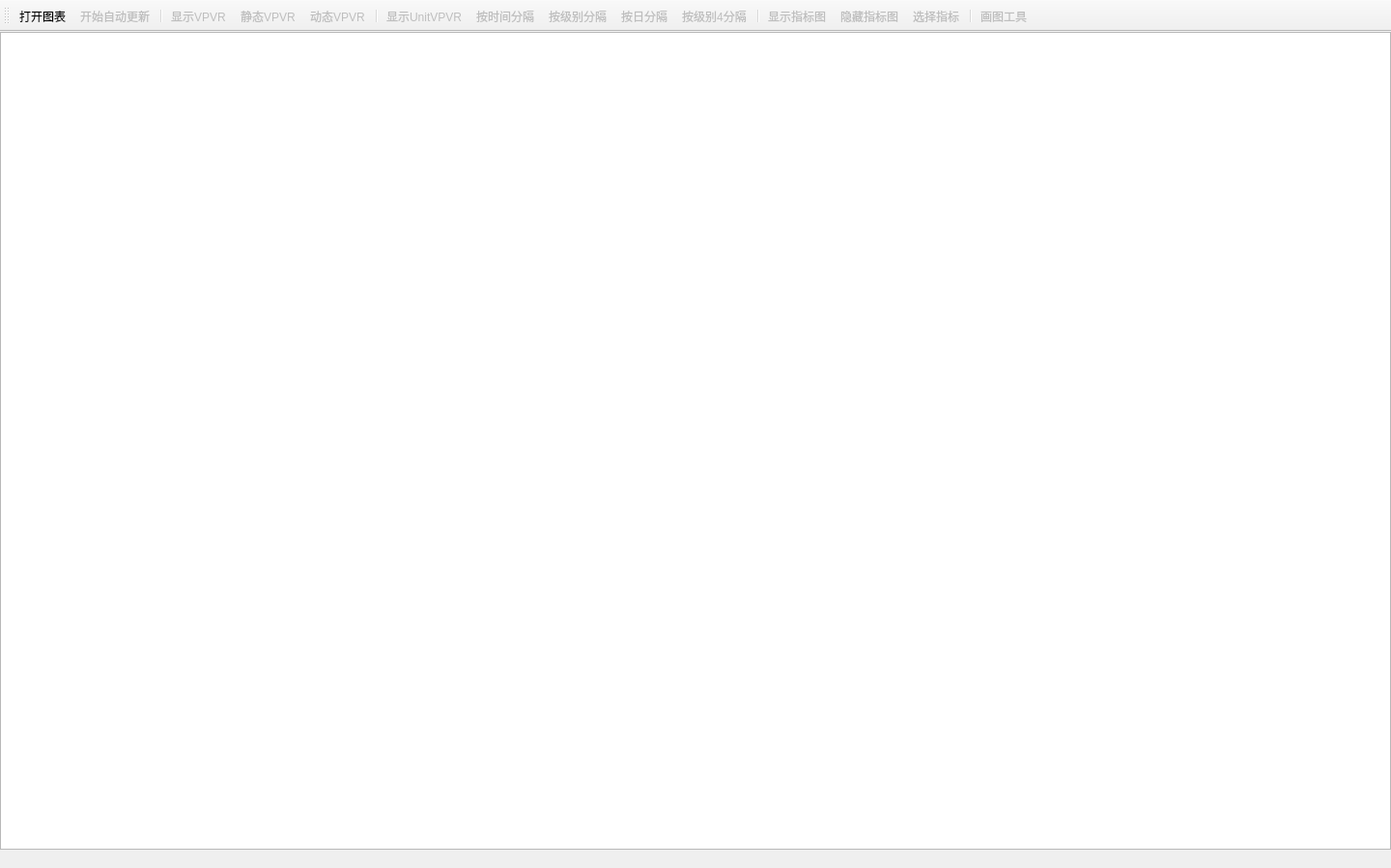
<?xml version="1.0" encoding="UTF-8"?>
<ui version="4.0">
 <class>MainWindow</class>
 <widget class="QMainWindow" name="MainWindow">
  <property name="geometry">
   <rect>
    <x>0</x>
    <y>0</y>
    <width>1440</width>
    <height>899</height>
   </rect>
  </property>
  <property name="windowTitle">
   <string>MainWindow</string>
  </property>
  <widget class="QWidget" name="centralwidget">
   <layout class="QFormLayout" name="formLayout">
    <property name="leftMargin">
     <number>0</number>
    </property>
    <property name="topMargin">
     <number>0</number>
    </property>
    <property name="rightMargin">
     <number>0</number>
    </property>
    <property name="bottomMargin">
     <number>0</number>
    </property>
    <item row="0" column="0" colspan="2">
     <widget class="ChartWidget" name="graphicsView">
      <property name="enabled">
       <bool>true</bool>
      </property>
     </widget>
    </item>
   </layout>
  </widget>
  <widget class="QStatusBar" name="statusbar">
   <property name="sizeGripEnabled">
    <bool>false</bool>
   </property>
  </widget>
  <widget class="QToolBar" name="toolBar">
   <property name="enabled">
    <bool>true</bool>
   </property>
   <property name="windowTitle">
    <string>toolBar</string>
   </property>
   <attribute name="toolBarArea">
    <enum>TopToolBarArea</enum>
   </attribute>
   <attribute name="toolBarBreak">
    <bool>false</bool>
   </attribute>
   <addaction name="action_OpenChart"/>
   <addaction name="action_AutoUpdateChart"/>
   <addaction name="separator"/>
   <addaction name="action_VPVRshow"/>
   <addaction name="action_VPVRStatic"/>
   <addaction name="action_VPVRdynamic"/>
   <addaction name="separator"/>
   <addaction name="action_UnitVPVRshow"/>
   <addaction name="action_UnitVPVRByTime"/>
   <addaction name="action_UnitVPVRByLevel"/>
   <addaction name="action_UnitVPVRByDay"/>
   <addaction name="action_UnitVPVRByLevel4"/>
   <addaction name="separator"/>
   <addaction name="action_ShowIndChart"/>
   <addaction name="action_HideIndChart"/>
   <addaction name="action_SelectInd"/>
   <addaction name="separator"/>
   <addaction name="action_OpenDrawTool"/>
  </widget>
  <action name="action_AutoUpdateChart">
   <property name="enabled">
    <bool>false</bool>
   </property>
   <property name="text">
    <string>开始自动更新</string>
   </property>
   <property name="toolTip">
    <string>&lt;html&gt;&lt;head/&gt;&lt;body&gt;&lt;p&gt;开始/停止更新&lt;/p&gt;&lt;/body&gt;&lt;/html&gt;</string>
   </property>
  </action>
  <action name="action_OpenChart">
   <property name="text">
    <string>打开图表</string>
   </property>
  </action>
  <action name="action_VPVRStatic">
   <property name="enabled">
    <bool>false</bool>
   </property>
   <property name="text">
    <string>静态VPVR</string>
   </property>
  </action>
  <action name="action_VPVRdynamic">
   <property name="enabled">
    <bool>false</bool>
   </property>
   <property name="text">
    <string>动态VPVR</string>
   </property>
  </action>
  <action name="action_UnitVPVRshow">
   <property name="checkable">
    <bool>true</bool>
   </property>
   <property name="enabled">
    <bool>false</bool>
   </property>
   <property name="text">
    <string>显示UnitVPVR</string>
   </property>
  </action>
  <action name="action_VPVRshow">
   <property name="checkable">
    <bool>true</bool>
   </property>
   <property name="enabled">
    <bool>false</bool>
   </property>
   <property name="text">
    <string>显示VPVR</string>
   </property>
  </action>
  <action name="action_UnitVPVRByTime">
   <property name="enabled">
    <bool>false</bool>
   </property>
   <property name="text">
    <string>按时间分隔</string>
   </property>
  </action>
  <action name="action_UnitVPVRByLevel">
   <property name="enabled">
    <bool>false</bool>
   </property>
   <property name="text">
    <string>按级别分隔</string>
   </property>
  </action>
  <action name="action_UnitVPVRByDay">
   <property name="enabled">
    <bool>false</bool>
   </property>
   <property name="text">
    <string>按日分隔</string>
   </property>
  </action>
  <action name="action_UnitVPVRByLevel4">
   <property name="enabled">
    <bool>false</bool>
   </property>
   <property name="text">
    <string>按级别4分隔</string>
   </property>
  </action>
  <action name="action_ShowIndChart">
   <property name="enabled">
    <bool>false</bool>
   </property>
   <property name="text">
    <string>显示指标图</string>
   </property>
  </action>
  <action name="action_HideIndChart">
   <property name="enabled">
    <bool>false</bool>
   </property>
   <property name="text">
    <string>隐藏指标图</string>
   </property>
  </action>
  <action name="action_SelectInd">
   <property name="enabled">
    <bool>false</bool>
   </property>
   <property name="text">
    <string>选择指标</string>
   </property>
  </action>
  <action name="action_OpenDrawTool">
   <property name="enabled">
    <bool>false</bool>
   </property>
   <property name="text">
    <string>画图工具</string>
   </property>
  </action>
 </widget>
 <customwidgets>
  <customwidget>
   <class>ChartWidget</class>
   <extends>QGraphicsView</extends>
   <header>VQGUI.VQChart.ChartWidget</header>
  </customwidget>
 </customwidgets>
 <resources/>
 <connections/>
</ui>
